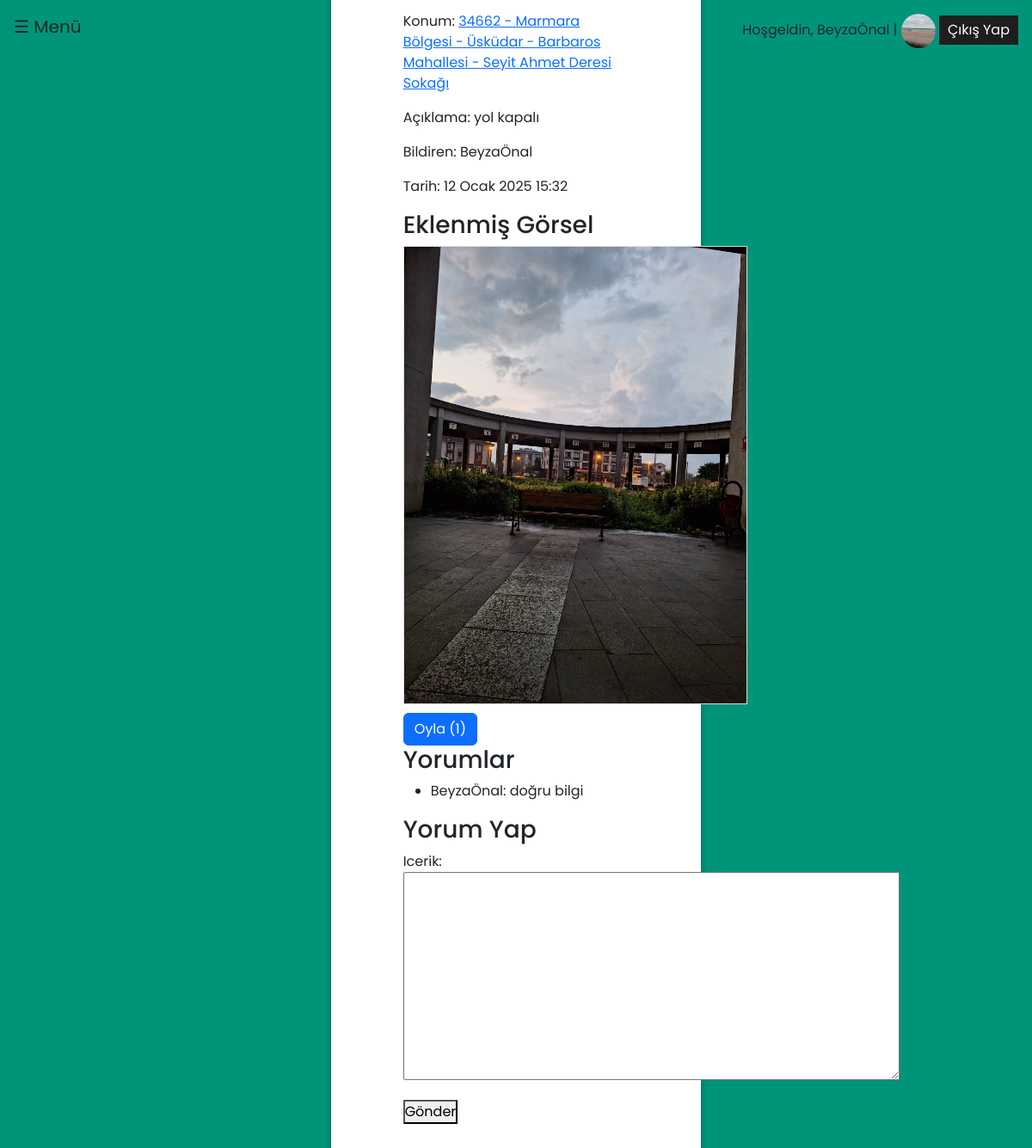
/sorun/2/ (signed in), run on the app's committed database.
### kullanicilar/models.py (models this page shows, shortened)
class UserProfile(models.Model):
    user = models.OneToOneField(User, on_delete=models.CASCADE)
    profile_picture = models.ImageField(upload_to='profile_pictures/', null=True, blank=True)
    theme = models.CharField(max_length=20, choices=[('dark', 'Dark'), ('light', 'Light')], default='light')
    language = models.CharField(max_length=20, choices=[('tr', 'Türkçe'), ('en', 'English')], default='tr')

### haritalar/models.py (models this page shows, shortened)
class TrafikSorunu(models.Model):
    konum = models.CharField(max_length=255)
    KATEGORI_SECENEKLERI = (
        ('Yol Çalışması', 'Yol Çalışması'),
        ('Trafik Kazası', 'Trafik Kazası'),
        ('Radar', 'Radar'),
        ('Sel Baskını', 'Sel Baskını'),
        ('Heyelan', 'Heyelan'),
        ('Trafik Lambası Arızası', 'Trafik Lambası Arızası'),
        ('Yolda Çökme', 'Yolda Çökme'),
        ('Vahşi Hayvan Çıkabilir', 'Vahşi Hayvan Çıkabilir'),
    )
    kategori = models.CharField(max_length=255, choices=KATEGORI_SECENEKLERI)
    aciklama = models.TextField(blank=True)
    tarih = models.DateTimeField(auto_now_add=True)
    kullanici = models.ForeignKey(User, on_delete=models.CASCADE)
    oylar = models.IntegerField(default=0)
    puan = models.IntegerField(default=0)
    oy_verenler = models.ManyToManyField(User, related_name='oy_verilen_sorunlar', blank=True)
    gorsel = models.ImageField(upload_to='sorun_gorselleri/', blank=True, null=True)

class Yorum(models.Model):
    sorun = models.ForeignKey(TrafikSorunu, on_delete=models.CASCADE, related_name='yorumlar')
    kullanici = models.ForeignKey(User, on_delete=models.CASCADE)
    icerik = models.TextField()
    tarih = models.DateTimeField(auto_now_add=True)
    puan = models.IntegerField(default=0)

### haritalar/views.py (the view)
# urls.py: path('sorun/<int:sorun_id>/', harita_views.sorun_detay, name='sorun_detay'),
def sorun_detay(request, sorun_id):
    sorun = get_object_or_404(TrafikSorunu, pk=sorun_id)
    yorumlar = Yorum.objects.filter(sorun=sorun)
    if request.method == 'POST':
        form = YorumForm(request.POST)
        if form.is_valid():
            yorum = form.save(commit=False)
            yorum.kullanici = request.user
            yorum.sorun = sorun
            yorum.save()
            messages.success(request, 'Yorumunuz başarıyla eklendi.')
            profil = request.user.profil
            profil.puan += 5
            profil.save()
            return redirect('sorun_detay', sorun_id=sorun.id)
    else:
        form = YorumForm()
    return render(request, 'haritalar/sorun_detay.html', {'sorun': sorun, 'yorumlar': yorumlar, 'form': form})

### haritalar/forms.py
class YorumForm(forms.ModelForm):
    class Meta:
        model = Yorum
        fields = ['icerik']

### templates/haritalar/sorun_detay.html (shortened to what this page needs)
{% extends 'base.html' %}
{% block content %}
<div class="container">
    <div class="row">
        <div class="col-md-8 offset-md-2">
<h3><i>{{ sorun.kategori }}</i></h3>
<p>Konum: <a href="{% url 'index' %}">{{ sorun.konum }}</a></p>
    <p>Açıklama: {{ sorun.aciklama }}</p>
    <p>Bildiren: {{ sorun.kullanici.username }}</p>
    <p>Tarih: {{ sorun.tarih }}</p>
    {% if sorun.gorsel %}
    <div>
        <h3>Eklenmiş Görsel</h3>
        <img src="{{ sorun.gorsel.url }}" alt="Sorun Görseli" style="max-width: 400px; height: auto; border: 1px solid #ddd; margin-bottom: 10px;">
    </div>
    {% endif %}
    <a href="{% url 'sorun_oyla' sorun.id %}" class="btn btn-primary">Oyla ({{ sorun.oylar }})</a>
    <h3>Yorumlar</h3>
    <ul>
        {% for yorum in yorumlar %}
            <li>{{ yorum.kullanici.username }}: {{ yorum.icerik }}</li>
        {% endfor %}
    </ul>
    {% if user.is_authenticated %}
    <h3>Yorum Yap</h3>
    <form method="post">
        {{ form.as_p }}
        <button type="submit">Gönder</button>
    </form>
    {% endif %}
    <div id="detay-map" style="height: 400px;"></div>
{% endblock %}

### templates/base.html (shortened to what this page needs)
<!DOCTYPE html>
<html>
<head>
  <link rel="stylesheet" href="https://unpkg.com/leaflet/dist/leaflet.css" />
  <link href="https://cdn.jsdelivr.net/npm/bootstrap@5.3.0-alpha3/dist/css/bootstrap.min.css" rel="stylesheet">
  {% load static %}
  <link rel="stylesheet" type="text/css" href="{% static 'style.css' %}">
</head>
<body class="{% if user.userprofile.theme == 'dark' %}dark{% endif %}">
  <div id="main">
    <nav>
      {% if user.is_authenticated %}
      <span style="font-size:20px;cursor:pointer" onclick="openNav()">&#9776; Menü</span>
      <div style="float: right;">
         Hoşgeldin, {{ user.username }} |
        <a href="{% url 'profil' %}">
          <img src="{% if user.userprofile.profile_picture %}{{ user.userprofile.profile_picture.url }}{% else %}{% static 'images/logo.png' %}{% endif %}" style="width: 40px; height: 40px; border-radius: 50%;">
        </a>
        <form method="post" action="{% url 'logout' %}" style="display: inline;">
          <button type="submit"
            style="background-color: #1E1E1E; color: #ffffff; border: none; padding: 5px 10px; cursor: pointer;">Çıkış
            Yap</button>
        </form>
      </div>
      {% else %}
      <div class="auth-links">
        <a href="{% url 'login' %}" class="login">Giriş Yap</a>
        <a href="{% url 'register' %}" class="register">Kayıt Ol</a>
      </div>
      {% endif %}
    </nav>
    {% block content %}{% endblock %}
  </div>
</body>
</html>

### static/images/css/style.css (style rules this page uses)
* { margin: 0; padding: 0; box-sizing: border-box; font-family: 'Poppins', sans-serif; }
body { min-height: 100vh; width: 100%; background: #009579; transition: background-color 0.3s, color 0.3s; }
.container { position: absolute; top: 50%; left: 50%; transform: translate(-50%, -50%); max-width: 430px; width: 100%; background: #fff; border-radius: 7px; box-shadow: 0 5px 10px rgba(0, 0, 0, 0.3); }

### templates/base.html (style rules this page uses)
body { margin: 0; font-family: sans-serif; transition: background-color 0.3s, color 0.3s; }
#main { transition: margin-left .5s; padding: 16px; }

### data on the page
TrafikSorunu: konum "34662 - Marmara Bölgesi - Üsküdar - Barbaros Mahallesi - Seyit Ahmet Deresi Sokağı", aciklama "yol kapalı", kullanici.username "BeyzaÖnal", tarih "12 Ocak 2025 15:32", gorsel (picture), oylar "1"
Yorum: kullanici.username "BeyzaÖnal", icerik "doğru bilgi"

### other printed values
{{ user.username }} "BeyzaÖnal"
